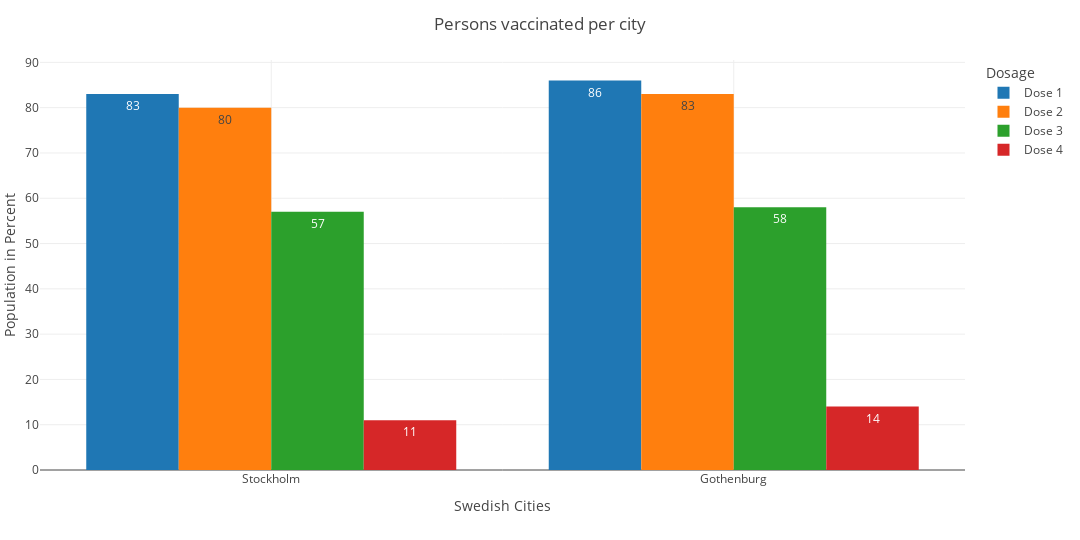

Notebook source saved alongside this figure:
### Markdown cell above
2 f) Take Västra Götalands regional council and Stockholms regional council and draw a barplot over proportion of atleast one, two, three and four doses.

### Code cell
vaccin_vg_sthlm = df_vaccine[
    (df_vaccine["Län_namn"] == "Västra Götalands län") 
    | (df_vaccine["Län_namn"] == "Stockholms län")
]
vaccin_city_group = vaccin_vg_sthlm.groupby("Län")
# Translating the regional councils that will be displayed in graph
vaccin_vg_sthlm.replace(
    {"Stockholms län": "Stockholm", "Västra Götalands län": "Gothenburg"}, 
    inplace=True,
)

dose_1 = (
    round(vaccin_city_group["Antal minst 1 dos"].sum() / vaccin_city_group["Befolkning"].sum()*100)
)
dose_2 = (
    round(vaccin_city_group["Antal minst 2 doser"].sum()
    / vaccin_city_group["Befolkning"].sum()*100)
)
dose_3 = (
    round(vaccin_city_group["Antal 3 doser"].sum() / vaccin_city_group["Befolkning"].sum()*100)
)
dose_4 = (
    round(vaccin_city_group["Antal 4 doser"].sum() / vaccin_city_group["Befolkning"].sum()*100)
)




fig = px.bar(
    x=vaccin_vg_sthlm.Län_namn.unique(),
    y=[dose_1, dose_2, dose_3, dose_4],
    labels={
        "value": "Population in Percent",
        "variable": "Dosage",
        "x": "Swedish Cities",
    },
    barmode="group",
    width=1080,  # Sets the size so that the graph is consistent for every user that runs the program
    height=540,
    title="Persons vaccinated per city",
    text_auto=True,
)
fig.update_layout(  # https://plotly.com/python/setting-graph-size/
    margin=dict(
        l=40, r=50, t=60, b=70
    ),  # Changes the margins to make the graph look the for everyone who runs the program

)

test = {
    "wide_variable_0": "Dose 1",
    "wide_variable_1": "Dose 2",
    "wide_variable_2": "Dose 3",
    "wide_variable_3": "Dose 4",
}
fig.for_each_trace(
    lambda t: t.update(
        name=test[t.name],
        legendgroup=test[t.name],
        hovertemplate=t.hovertemplate.replace(t.name, test[t.name]),
    )
)


fig.show()
# ADD TEXT TO BARS, OR ANNOTATIONS

# TODO SAVE FILE

### Figure 1 — Plotly figure (JSON) as saved in the notebook; plotly's stock layout.template omitted (floating-point values rounded to 4 significant figures)
{"data": [{"alignmentgroup": "True", "hovertemplate": "Dosage=Dose 1<br>Swedish Cities=%{x}<br>Population in Percent=%{y}<extra></extra>", "legendgroup": "Dose 1", "marker": {"color": "#1F77B4", "pattern": {"shape": ""}}, "name": "Dose 1", "offsetgroup": "wide_variable_0", "orientation": "v", "showlegend": true, "textposition": "auto", "texttemplate": "%{y}", "type": "bar", "x": ["Stockholm", "Gothenburg"], "xaxis": "x", "y": [83, 86], "yaxis": "y"}, {"alignmentgroup": "True", "hovertemplate": "Dosage=Dose 2<br>Swedish Cities=%{x}<br>Population in Percent=%{y}<extra></extra>", "legendgroup": "Dose 2", "marker": {"color": "#FF7F0E", "pattern": {"shape": ""}}, "name": "Dose 2", "offsetgroup": "wide_variable_1", "orientation": "v", "showlegend": true, "textposition": "auto", "texttemplate": "%{y}", "type": "bar", "x": ["Stockholm", "Gothenburg"], "xaxis": "x", "y": [80, 83], "yaxis": "y"}, {"alignmentgroup": "True", "hovertemplate": "Dosage=Dose 3<br>Swedish Cities=%{x}<br>Population in Percent=%{y}<extra></extra>", "legendgroup": "Dose 3", "marker": {"color": "#2CA02C", "pattern": {"shape": ""}}, "name": "Dose 3", "offsetgroup": "wide_variable_2", "orientation": "v", "showlegend": true, "textposition": "auto", "texttemplate": "%{y}", "type": "bar", "x": ["Stockholm", "Gothenburg"], "xaxis": "x", "y": [57, 58], "yaxis": "y"}, {"alignmentgroup": "True", "hovertemplate": "Dosage=Dose 4<br>Swedish Cities=%{x}<br>Population in Percent=%{y}<extra></extra>", "legendgroup": "Dose 4", "marker": {"color": "#D62728", "pattern": {"shape": ""}}, "name": "Dose 4", "offsetgroup": "wide_variable_3", "orientation": "v", "showlegend": true, "textposition": "auto", "texttemplate": "%{y}", "type": "bar", "x": ["Stockholm", "Gothenburg"], "xaxis": "x", "y": [11, 14], "yaxis": "y"}], "layout": {"barmode": "group", "height": 540, "legend": {"title": {"text": "Dosage"}, "tracegroupgap": 0}, "margin": {"b": 70, "l": 40, "r": 50, "t": 60}, "title": {"text": "Persons vaccinated per city"}, "width": 1080, "xaxis": {"anchor": "y", "domain": [0, 1], "title": {"text": "Swedish Cities"}}, "yaxis": {"anchor": "x", "domain": [0, 1], "title": {"text": "Population in Percent"}}}}
